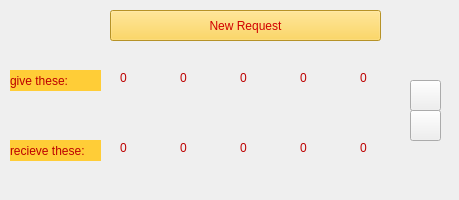
<?xml version="1.0" encoding="UTF-8"?>
<ui version="4.0">
 <class>Request</class>
 <widget class="QMainWindow" name="Request">
  <property name="geometry">
   <rect>
    <x>0</x>
    <y>0</y>
    <width>459</width>
    <height>200</height>
   </rect>
  </property>
  <property name="windowTitle">
   <string>MainWindow</string>
  </property>
  <widget class="QWidget" name="centralwidget">
   <widget class="QLabel" name="fieldGiveNum">
    <property name="geometry">
     <rect>
      <x>180</x>
      <y>70</y>
      <width>16</width>
      <height>16</height>
     </rect>
    </property>
    <property name="styleSheet">
     <string notr="true">font: 10pt &quot;Algerian&quot;;
font: 14pt &quot;American Typewriter&quot;;
color: rgb(189, 0, 0);</string>
    </property>
    <property name="text">
     <string>0</string>
    </property>
   </widget>
   <widget class="QLabel" name="clayRecNum">
    <property name="geometry">
     <rect>
      <x>120</x>
      <y>140</y>
      <width>16</width>
      <height>16</height>
     </rect>
    </property>
    <property name="styleSheet">
     <string notr="true">font: 10pt &quot;Algerian&quot;;
font: 14pt &quot;American Typewriter&quot;;
color: rgb(189, 0, 0);</string>
    </property>
    <property name="text">
     <string>0</string>
    </property>
   </widget>
   <widget class="QLabel" name="label_16">
    <property name="geometry">
     <rect>
      <x>10</x>
      <y>70</y>
      <width>91</width>
      <height>21</height>
     </rect>
    </property>
    <property name="styleSheet">
     <string notr="true">font: 12pt &quot;American Typewriter&quot;;
color: rgb(189, 0, 0);
background-color: rgb(255, 205, 55);</string>
    </property>
    <property name="text">
     <string>give these:</string>
    </property>
   </widget>
   <widget class="QLabel" name="forestGiveNum">
    <property name="geometry">
     <rect>
      <x>240</x>
      <y>70</y>
      <width>16</width>
      <height>16</height>
     </rect>
    </property>
    <property name="styleSheet">
     <string notr="true">font: 10pt &quot;Algerian&quot;;
font: 14pt &quot;American Typewriter&quot;;
color: rgb(189, 0, 0);</string>
    </property>
    <property name="text">
     <string>0</string>
    </property>
   </widget>
   <widget class="QPushButton" name="pushButton_3">
    <property name="geometry">
     <rect>
      <x>110</x>
      <y>10</y>
      <width>271</width>
      <height>31</height>
     </rect>
    </property>
    <property name="styleSheet">
     <string notr="true">font: 13pt &quot;American Typewriter&quot;;
color: rgb(209, 0, 0);
background-color: rgb(255, 205, 55);
border-color: rgb(255, 205, 55);
selection-background-color:rgb(255, 205, 55);</string>
    </property>
    <property name="text">
     <string>New Request</string>
    </property>
   </widget>
   <widget class="QLabel" name="forestRecNum">
    <property name="geometry">
     <rect>
      <x>240</x>
      <y>140</y>
      <width>16</width>
      <height>16</height>
     </rect>
    </property>
    <property name="styleSheet">
     <string notr="true">font: 10pt &quot;Algerian&quot;;
font: 14pt &quot;American Typewriter&quot;;
color: rgb(189, 0, 0);</string>
    </property>
    <property name="text">
     <string>0</string>
    </property>
   </widget>
   <widget class="QLabel" name="fieldRecNum">
    <property name="geometry">
     <rect>
      <x>180</x>
      <y>140</y>
      <width>16</width>
      <height>16</height>
     </rect>
    </property>
    <property name="styleSheet">
     <string notr="true">font: 10pt &quot;Algerian&quot;;
font: 14pt &quot;American Typewriter&quot;;
color: rgb(189, 0, 0);</string>
    </property>
    <property name="text">
     <string>0</string>
    </property>
   </widget>
   <widget class="QLabel" name="pastureRecNum">
    <property name="geometry">
     <rect>
      <x>360</x>
      <y>140</y>
      <width>16</width>
      <height>16</height>
     </rect>
    </property>
    <property name="styleSheet">
     <string notr="true">font: 10pt &quot;Algerian&quot;;
font: 14pt &quot;American Typewriter&quot;;
color: rgb(189, 0, 0);</string>
    </property>
    <property name="text">
     <string>0</string>
    </property>
   </widget>
   <widget class="QPushButton" name="ok">
    <property name="geometry">
     <rect>
      <x>410</x>
      <y>80</y>
      <width>31</width>
      <height>31</height>
     </rect>
    </property>
    <property name="text">
     <string/>
    </property>
   </widget>
   <widget class="QLabel" name="stoneGiveNum">
    <property name="geometry">
     <rect>
      <x>300</x>
      <y>70</y>
      <width>16</width>
      <height>16</height>
     </rect>
    </property>
    <property name="styleSheet">
     <string notr="true">font: 10pt &quot;Algerian&quot;;
font: 14pt &quot;American Typewriter&quot;;
color: rgb(189, 0, 0);</string>
    </property>
    <property name="text">
     <string>0</string>
    </property>
   </widget>
   <widget class="QLabel" name="pastureGiveNum">
    <property name="geometry">
     <rect>
      <x>360</x>
      <y>70</y>
      <width>16</width>
      <height>16</height>
     </rect>
    </property>
    <property name="styleSheet">
     <string notr="true">font: 10pt &quot;Algerian&quot;;
font: 14pt &quot;American Typewriter&quot;;
color: rgb(189, 0, 0);</string>
    </property>
    <property name="text">
     <string>0</string>
    </property>
   </widget>
   <widget class="QLabel" name="label_2">
    <property name="geometry">
     <rect>
      <x>170</x>
      <y>100</y>
      <width>41</width>
      <height>31</height>
     </rect>
    </property>
    <property name="text">
     <string/>
    </property>
    <property name="pixmap">
     <pixmap>../../../Favorites/Desktop/catan images/resourceCards/cut/grain.jpg</pixmap>
    </property>
   </widget>
   <widget class="QLabel" name="label_17">
    <property name="geometry">
     <rect>
      <x>10</x>
      <y>140</y>
      <width>91</width>
      <height>21</height>
     </rect>
    </property>
    <property name="styleSheet">
     <string notr="true">
font: 12pt &quot;American Typewriter&quot;;

color: rgb(189, 0, 0);
background-color: rgb(255, 205, 55);</string>
    </property>
    <property name="text">
     <string>recieve these:</string>
    </property>
   </widget>
   <widget class="QPushButton" name="cancel">
    <property name="geometry">
     <rect>
      <x>410</x>
      <y>110</y>
      <width>31</width>
      <height>31</height>
     </rect>
    </property>
    <property name="text">
     <string/>
    </property>
   </widget>
   <widget class="QLabel" name="clayGiveNum">
    <property name="geometry">
     <rect>
      <x>120</x>
      <y>70</y>
      <width>16</width>
      <height>16</height>
     </rect>
    </property>
    <property name="styleSheet">
     <string notr="true">font: 10pt &quot;Algerian&quot;;
font: 14pt &quot;American Typewriter&quot;;
color: rgb(189, 0, 0);</string>
    </property>
    <property name="text">
     <string>0</string>
    </property>
   </widget>
   <widget class="QLabel" name="label">
    <property name="geometry">
     <rect>
      <x>110</x>
      <y>100</y>
      <width>41</width>
      <height>31</height>
     </rect>
    </property>
    <property name="text">
     <string/>
    </property>
    <property name="pixmap">
     <pixmap>../../../Favorites/Desktop/catan images/resourceCards/cut/brick2.jpg</pixmap>
    </property>
   </widget>
   <widget class="QLabel" name="stoneRecNum">
    <property name="geometry">
     <rect>
      <x>300</x>
      <y>140</y>
      <width>16</width>
      <height>16</height>
     </rect>
    </property>
    <property name="styleSheet">
     <string notr="true">font: 10pt &quot;Algerian&quot;;
font: 14pt &quot;American Typewriter&quot;;
color: rgb(189, 0, 0);</string>
    </property>
    <property name="text">
     <string>0</string>
    </property>
   </widget>
   <widget class="QLabel" name="label_5">
    <property name="geometry">
     <rect>
      <x>350</x>
      <y>100</y>
      <width>41</width>
      <height>31</height>
     </rect>
    </property>
    <property name="text">
     <string/>
    </property>
    <property name="pixmap">
     <pixmap>../../../Favorites/Desktop/catan images/resourceCards/cut/wool.jpg</pixmap>
    </property>
   </widget>
   <widget class="QLabel" name="label_3">
    <property name="geometry">
     <rect>
      <x>230</x>
      <y>100</y>
      <width>41</width>
      <height>31</height>
     </rect>
    </property>
    <property name="text">
     <string/>
    </property>
    <property name="pixmap">
     <pixmap>../../../Favorites/Desktop/catan images/resourceCards/cut/lumber.jpg</pixmap>
    </property>
   </widget>
   <widget class="QLabel" name="label_4">
    <property name="geometry">
     <rect>
      <x>290</x>
      <y>100</y>
      <width>41</width>
      <height>31</height>
     </rect>
    </property>
    <property name="text">
     <string/>
    </property>
    <property name="pixmap">
     <pixmap>../../../Favorites/Desktop/catan images/resourceCards/cut/ors.jpg</pixmap>
    </property>
   </widget>
  </widget>
 </widget>
 <resources/>
 <connections/>
</ui>
